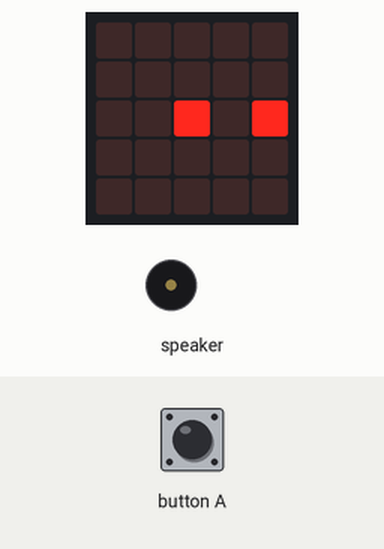
Simulated run of this program. Board: Calliope mini (MakeCode). On the bench: the board's 5×5 LED display, buzzer (waves = sounding). Inputs (shaded band) come from the test bench. The short countdown, score and lost-life animations are approximate.

Above: at 1.1 s.
At 5.0 s:
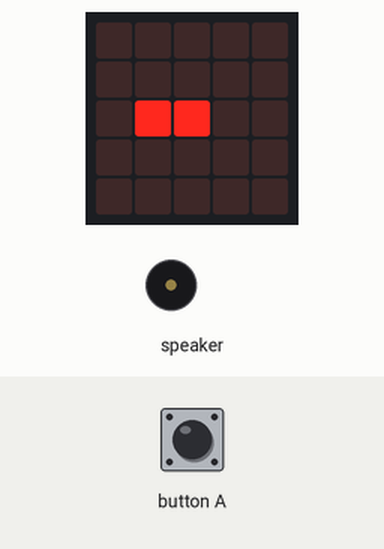
5.1 s: button A pressed for 0.15 s
At 7.8 s:
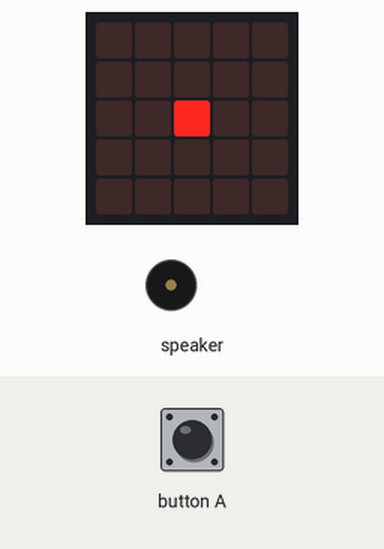
Timing chart, 0 to 36.1 s (numbered marks = the images above; inputs shaded):
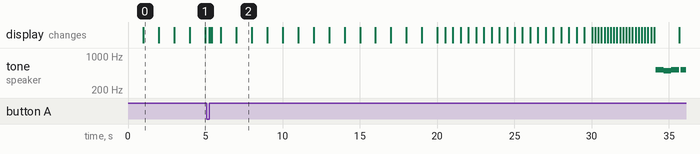

The program:

main.ts
```typescript
input.onButtonPressed(Button.A, function () {
    if (Sprite == _1) {
        Punkt += 1
    } else if (Sprite != _1) {
        game.removeLife(0)
    }
})
let Sprite: game.LedSprite = null
let _1: game.LedSprite = null
game.setLife(3)
_1 = game.createSprite(2, 2)
Sprite = game.createSprite(2, 2)
let Leben = 3
let Punkt = 0
for (let index = 0; index < 20; index++) {
    Sprite.move(1)
    basic.pause(1000)
    Sprite.ifOnEdgeBounce()
}
for (let index = 0; index < 20; index++) {
    Sprite.move(1)
    basic.pause(500)
    Sprite.ifOnEdgeBounce()
}
for (let index = 0; index < 20; index++) {
    Sprite.move(1)
    basic.pause(200)
    Sprite.ifOnEdgeBounce()
}
for (let index = 0; index < 20; index++) {
    Sprite.move(1)
    basic.pause(100)
    Sprite.ifOnEdgeBounce()
    for (let index = 0; index < 1; index++) {
        music.playTone(523, music.beat(BeatFraction.Whole))
        music.playTone(494, music.beat(BeatFraction.Whole))
        music.playTone(523, music.beat(BeatFraction.Whole))
    }
}
```

test.ts
```typescript
// Hier kann man Tests durchführen; diese Datei wird nicht kompiliert, wenn dieses Paket als Erweiterung verwendet wird.
```

Measured:
- by itself, tone on speaker: plays 523 Hz for 0.51 s, 494 Hz for 0.51 s, 523 Hz for 0.50 s, 523 Hz for 0.34 s
- what the display in image 0 shows lasts 1.0 s, from 1.0 s to 2.0 s
